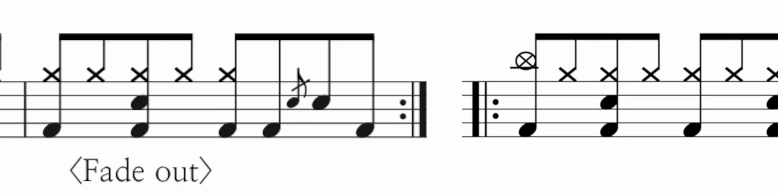
#> input picture backend/tests/fixtures/real_repeat_gpYDVEsuXio_end_repeat.png, 778 x 194 px, given in place of ., which was not available; the run also reads 1 picture not shown here
$ python -i export.py   (imports and definitions only)
#> lines starting #> are read from the running program, lines starting #| are printed output that depends on the picture; after the words box and inside, x2 and y2 are one past the last pixel; in counts of white or black regions, pixels touching at a corner belong together; pictures that were not available may be replaced by others from this repository, and a replacement may not be noted
#> in diagnose_capture_sequence, image is the input picture: shape (194, 778, 3); mean B, G, R 231.4, 231.4, 231.4
### backend/app/pipeline/score_quality.py
"""Conservative score evidence, not optical music recognition.

Missing staff evidence is inconclusive (cropped, faint and one-line percussion
notation exist). Only independent blank/photo evidence may exclude a capture.
All measurements are heuristics, not calibrated probabilities.
"""
from __future__ import annotations

import cv2
import numpy as np


def analyze_score_structure(image: np.ndarray) -> dict:
    h, w = image.shape[:2]
#> h = 194; w = 778
    scale = min(1.0, 1400 / max(1, w), 6000 / max(1, h))
#> scale = 1
    sample = cv2.resize(image, (max(1, round(w * scale)), max(1, round(h * scale))),
                        interpolation=cv2.INTER_AREA) if scale < 1 else image
    gray = cv2.cvtColor(sample, cv2.COLOR_BGR2GRAY)
    # Support light notation on a dark background as well as conventional paper.
    if np.median(gray) < 110:
        gray = 255 - gray
    ink = cv2.adaptiveThreshold(gray, 255, cv2.ADAPTIVE_THRESH_GAUSSIAN_C,
                               cv2.THRESH_BINARY_INV, 31, 7)
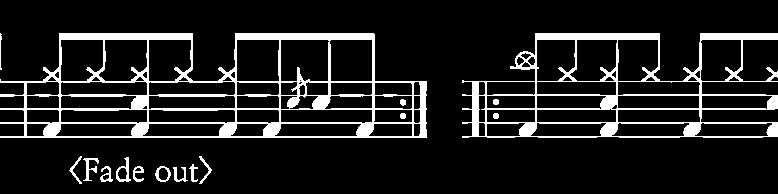
#> ink: shape (194, 778); 12% white; 16 white regions, largest, box (x1, y1, x2, y2) and area: (0, 33, 427, 138) 10024, (462, 33, 778, 138) 6998, (116, 157, 131, 182) 142
    systems, partial, symbols, single_line = _staff_evidence(ink)
    # A small camera tilt should not turn an otherwise clear score into a photo.
    if not systems and min(gray.shape) >= 60:
        lines = cv2.HoughLinesP(ink, 1, np.pi / 180, threshold=40,
                               minLineLength=max(40, gray.shape[1] // 5), maxLineGap=12)
        angles = []
        if lines is not None:
            for x1, y1, x2, y2 in lines[:, 0]:
                angle = np.degrees(np.arctan2(float(y2 - y1), float(x2 - x1)))
                if abs(angle) <= 5:
                    angles.append(angle)
        if len(angles) >= 5:
            tilt = float(np.median(angles))
            if 0.4 < abs(tilt) <= 5:
                gh, gw = gray.shape
                transform = cv2.getRotationMatrix2D((gw / 2, gh / 2), tilt, 1)
                straight = cv2.warpAffine(ink, transform, (gw, gh), flags=cv2.INTER_NEAREST)
                systems, tilted_partial, symbols, tilted_single = _staff_evidence(straight)
                partial = max(partial, tilted_partial)
                single_line = single_line or tilted_single
    return {
        "staff_systems": systems,
        "partial_staff_groups": partial,
        "notation_components": symbols,
        "has_score_structure": bool(systems and symbols >= 2),
        "possible_single_line_notation": bool(single_line),
        "paper_ratio": round(float(np.mean(gray > 190)), 5),
        "texture_ratio": round(float(np.mean(cv2.Canny(gray, 60, 160) > 0)), 5),
    }


def _staff_evidence(ink: np.ndarray) -> tuple[int, int, int, bool]:
    h, w = ink.shape
#> h = 194; w = 778
    if h < 12 or w < 40:
        return 0, 0, 0, False
    horizontal = cv2.morphologyEx(ink, cv2.MORPH_OPEN,
                                 np.ones((1, max(12, w // 18)), np.uint8))
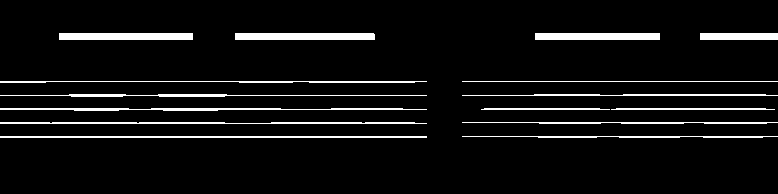
#> horizontal: shape (194, 778); 6.3% white; 15 white regions, largest, box (x1, y1, x2, y2) and area: (235, 33, 375, 40) 979, (59, 33, 193, 40) 938, (535, 33, 660, 40) 875
    remaining = cv2.subtract(ink, cv2.dilate(horizontal, np.ones((3, 1), np.uint8)))
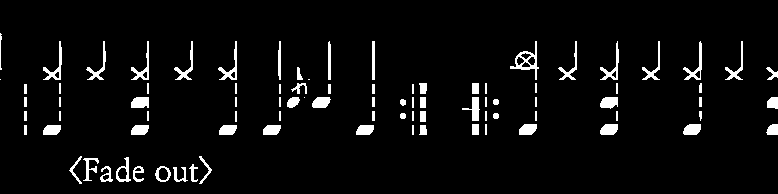
#> remaining: shape (194, 778); 4.9% white; 90 white regions (3 under 20 px), largest, box (x1, y1, x2, y2) and area: (510, 41, 539, 80) 288, (43, 41, 62, 80) 203, (218, 41, 237, 80) 202
    # Reconnect noteheads split in two by staff removal, without restoring rules.
    remaining = cv2.morphologyEx(remaining, cv2.MORPH_CLOSE, np.ones((5, 1), np.uint8))
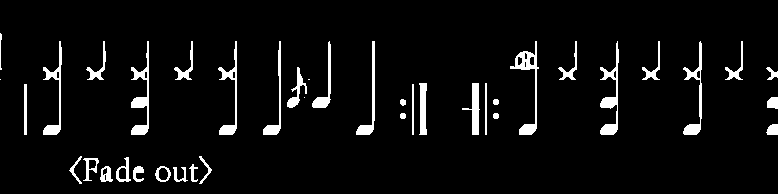
#> remaining: shape (194, 778); 5.3% white; 40 white regions (3 under 20 px), largest, box (x1, y1, x2, y2) and area: (600, 41, 619, 135) 613, (131, 41, 149, 135) 611, (510, 41, 539, 135) 609
    _, _, stats, centroids = cv2.connectedComponentsWithStats(remaining, 8)
#> stats = 41 rows, first 6: [0, 0, 778, 194, 142879], [0, 33, 2, 37, 45], [43, 41, 19, 94, 466], [86, 41, 20, 39, 196], [131, 41, 18, 94, 611], [174, 41, 19, 39, 197]; centroids = 41 pairs, first value 0 to 772.5, second value 49.84 to 174.5
    systems: list[tuple[float, float]] = []
    partials: list[float] = []
    notation: set[int] = set()
    single_line = False
    # Overlapping strips tolerate lyrics, short systems and uneven line lengths.
    for x1, x2 in ((0, w), (0, w // 2), (w // 4, 3 * w // 4), (w // 2, w)):
        density = np.mean(horizontal[:, x1:x2] > 0, axis=1)
        rows = np.flatnonzero(density > 0.42)
        bands = np.split(rows, np.flatnonzero(np.diff(rows) > 1) + 1)
        centers = np.array([float(np.mean(b)) for b in bands if b.size])
        thickness = np.array([len(b) for b in bands if b.size])
        for center, line_thickness in zip(centers, thickness):
            # Short logo/text underlines are weak evidence for one-line notation.
            band = horizontal[max(0, int(center) - 1):min(h, int(center) + 2)]
            row = band[np.argmax(np.sum(band > 0, axis=1))]
            pixels = np.flatnonzero(row)
            runs = np.split(pixels, np.flatnonzero(np.diff(pixels) > 1) + 1)
            if line_thickness > 4 or max((len(run) for run in runs), default=0) < w * 0.5:
                continue
            nearby_symbols = 0
            for idx in range(1, len(stats)):
                _, _, sw, sh, area = stats[idx]
                cx, cy = centroids[idx]
                if (x1 <= cx < x2 and abs(cy - center) <= 24
                        and 3 <= sw <= min(40, w * 0.08) and 4 <= sh <= 50 and area >= 8):
                    nearby_symbols += 1
            if nearby_symbols >= 2:
                single_line = True
        for count in (5, 4, 3):
            for start in range(len(centers) - count + 1):
                group = centers[start:start + count]
                gaps = np.diff(group)
                spacing = float(np.median(gaps))
                tolerance = max(1.0, spacing * 0.22)
                if not 3 <= spacing <= 48 or np.max(np.abs(gaps - spacing)) > tolerance:
                    continue
                if np.max(thickness[start:start + count]) > max(3, spacing * 0.45):
                    continue
                if count != 5:
                    partials.append(float(group[0]))
                    continue
                # An uninterrupted run of six or more rules is not a five-line staff.
                before = start > 0 and abs(group[0] - centers[start - 1] - spacing) <= tolerance
                after = start + 5 < len(centers) and abs(centers[start + 5] - group[-1] - spacing) <= tolerance
                if before or after:
                    continue
                if not any(abs(group[0] - top) < spacing for top, _ in systems):
                    systems.append((float(group[0]), spacing))
                for idx in range(1, len(stats)):
                    sx, sy, sw, sh, area = stats[idx]
                    cx, cy = centroids[idx]
                    if (x1 <= cx < x2 and group[0] - 2 * spacing <= cy <= group[-1] + 2 * spacing
                            and max(2, spacing * 0.25) <= sw <= spacing * 5
                            and spacing * 0.45 <= sh <= spacing * 7
                            and area >= max(3, spacing * 0.7)):
                        notation.add(idx)
#> this loop made 4 passes
#> (centers, thickness) on passes 1 to 4: ([36, 81, 94.5, 108.5, 122.5, 136.5], [7, 1, 2, 2, 2, 2]), ([36, 81.5, 95, 108.5, 122.5, 136.5], [7, 2, 1, 2, 2, 2]), ([36, 81, 95, 108.5, 122.5, 136.5], [7, 1, 1, 2, 2, 2]), ([36, 81, 94.5, 108.5, 122.5, 136.5], [7, 1, 2, 2, 2, 2])
#> after the loop, notation = 21 items; partials = [81, 94.5, 81, 94.5, 108.5, 81.5, 95, 81.5, 95, 108.5, 81, 95, 81, 95, 108.5, 81, 94.5, 81, 94.5, 108.5]; systems = [(81, 14)]
    return len(systems), len(partials), len(notation), single_line

### backend/app/pipeline/process_control.py
"""Bounded subprocess output and cooperative cancellation for capture workers."""
from __future__ import annotations

import subprocess
import time
from collections import deque
from contextlib import contextmanager
from contextvars import ContextVar
from queue import Empty, SimpleQueue
from threading import Event, Thread
from typing import Callable, Optional


class OperationCancelled(Exception):
    pass


_cancel_event: ContextVar[Event | None] = ContextVar("capture_cancel_event", default=None)


# [8 lines left out: function operation_scope, not called in this run]


def checkpoint() -> None:
    event = _cancel_event.get()
    if event is not None and event.is_set():
        raise OperationCancelled("capture cancelled")


_progress_callback: ContextVar[Callable[[str, Optional[float]], None] | None] = ContextVar("operation_progress", default=None)


# [81 lines left out: functions progress_scope, report_progress, run_capture_process, not called in this run]

### backend/app/pipeline/export.py
from __future__ import annotations

import os
from pathlib import Path
from typing import Dict, List, Optional, Sequence

import cv2

from app.pipeline.process_control import checkpoint, report_progress
import numpy as np
from PIL import Image, ImageDraw, ImageFont

from app.pipeline.score_quality import analyze_score_structure

PDF_IMAGE_MAX_EDGE = 3600
PDF_JPEG_QUALITY = 86
PDF_RESOLUTION = 300.0
SCORE_HEADER_BACKGROUND = (255, 255, 255)
SCORE_HEADER_TEXT = (26, 23, 18)
SCORE_HEADER_MUTED = (88, 83, 72)


# [88 lines left out: functions _normalize_formats, _resolve_score_header_font, _resolve_score_header_title_font, _iter_score_header_font_paths, _iter_score_header_title_font_paths, _truncate_text_to_width and 1 more, not called in this run]


def _diagnose_page_image(image, page_index: int) -> Dict[str, object]:
    structure = analyze_score_structure(image)
#> in analyze_score_structure, `systems, partial, symbols, single_line = _staff_evidence(ink)`: systems = 1; partial = 20; symbols = 21; single_line = True
#> structure = {'staff_systems': 1, 'partial_staff_groups': 20, 'notation_components': 21, 'has_score_structure': True, 'possible_single_line_notation': True, 'paper_ratio': 0.888, 'texture_ratio': 0.0805}
    has_score = structure["has_score_structure"]
#> has_score = True
    possible_staff = (structure["staff_systems"] > 0 or structure["partial_staff_groups"] > 0
                      or structure["possible_single_line_notation"])
#> possible_staff = True
    gray = cv2.cvtColor(image, cv2.COLOR_BGR2GRAY)
    inv = cv2.adaptiveThreshold(
        gray,
        255,
        cv2.ADAPTIVE_THRESH_GAUSSIAN_C,
        cv2.THRESH_BINARY_INV,
        31,
        7,
    )
    h, w = gray.shape[:2]
#> h = 194; w = 778
    row_density = (inv > 0).sum(axis=1).astype("float32") / float(max(1, w))
#> row_density = 194 values, max 0.955 at index 81, min 0 at index 0, mean 0.12
    col_density = (inv > 0).sum(axis=0).astype("float32") / float(max(1, h))
#> col_density = 778 values, max 0.521 at index 59, min 0 at index 427, mean 0.12
    top_band = row_density[: max(1, min(48, h))]
#> top_band = 48 values, max 0.616 at index 34, min 0 at index 0, mean 0.0963
    bottom_band = row_density[max(0, h - min(48, h)) :]
#> bottom_band = 48 values, max 0.099 at index 34, min 0 at index 0, mean 0.0245
    top_score = float(np.mean(top_band)) if top_band.size > 0 else 0.0
#> top_score = 0.0963
    bottom_score = float(np.mean(bottom_band)) if bottom_band.size > 0 else 0.0
#> bottom_score = 0.0245
    ink_ratio = float(np.mean(inv > 0)) if inv.size > 0 else 0.0
#> ink_ratio = 0.12
    active_rows = np.where(row_density > 0.003)[0]
#> active_rows = 133 values from 33 to 183
    active_cols = np.where(col_density > 0.003)[0]
#> active_cols = 743 values from 0 to 777
    if active_rows.size > 0:
        content_height_ratio = float((int(active_rows[-1]) - int(active_rows[0]) + 1) / max(1, h))
#> content_height_ratio = 0.778
    else:
        content_height_ratio = 0.0
    if active_cols.size > 0:
        content_width_ratio = float((int(active_cols[-1]) - int(active_cols[0]) + 1) / max(1, w))
#> content_width_ratio = 1
    else:
        content_width_ratio = 0.0
    hsv = cv2.cvtColor(image, cv2.COLOR_BGR2HSV)
#> hsv: shape (194, 778, 3); mean H, S, V 0, 0, 231.4
    saturation = hsv[:, :, 1]
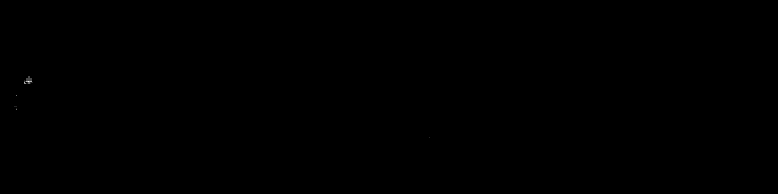
#> saturation: shape (194, 778); min 0, max 7, mean 0.000822; drawn with min black and max white
    value = hsv[:, :, 2]
    color_mask = np.logical_and.reduce((saturation > 48, value > 32, value < 248))
#> color_mask: shape (194, 778) bool; every value is 0
    color_content_ratio = float(np.mean(color_mask)) if color_mask.size > 0 else 0.0
#> color_content_ratio = 0

    warnings: List[str] = []
    diagnostic_codes: List[str] = []
    suspicious = False
    if top_score > 0.020:
        suspicious = True
        diagnostic_codes.append("top_edge_content")
        warnings.append("페이지 상단에 내용이 너무 붙어 있어 이전 페이지에서 잘렸을 수 있습니다.")
    if bottom_score > 0.020:
        suspicious = True
        diagnostic_codes.append("bottom_edge_content")
        warnings.append("페이지 하단에 내용이 너무 붙어 있어 다음 페이지로 잘렸을 수 있습니다.")
    if not possible_staff and (ink_ratio < 0.0035 or (content_height_ratio < 0.055 and content_width_ratio < 0.45)):
        suspicious = True
        diagnostic_codes.append("mostly_blank_page")
        warnings.append("페이지에 악보 내용이 거의 없어 출력에서 제외하는 편이 안전합니다.")
    elif not has_score and content_height_ratio < 0.24:
        suspicious = True
        diagnostic_codes.append("sparse_score_page")
        warnings.append("페이지에 악보 내용이 적어 앞뒤 페이지와 함께 확인해야 합니다.")
    photo_like = color_content_ratio > 0.085 or (structure["paper_ratio"] < 0.55 and structure["texture_ratio"] > 0.12)
#> photo_like = False
    if not possible_staff and photo_like:
        suspicious = True
        diagnostic_codes.append("video_frame_content")
        warnings.append("악보가 아닌 영상 화면이 함께 들어간 것으로 보입니다. ROI를 다시 잡는 편이 안전합니다.")
    elif has_score and photo_like and structure["paper_ratio"] < 0.82:
        suspicious = True
        diagnostic_codes.append("mixed_visual_content")
        warnings.append("악보 구조와 배경 영상 또는 넓은 색상 영역이 함께 보입니다. 악보는 포함하고 영역 확인을 권장합니다.")

    should_exclude = any(code in diagnostic_codes for code in ("mostly_blank_page", "video_frame_content"))
    classification = "score" if has_score else "non_score" if should_exclude else "uncertain"
#> classification = 'score'
    if classification == "uncertain":
        suspicious = True
        diagnostic_codes.append("score_structure_uncertain")
        warnings.append("오선과 음표 구조를 확실히 확인하지 못했습니다. 악보가 빠지지 않도록 포함했습니다.")

    return {
        "page_index": int(page_index),
        "suspicious": bool(suspicious),
        "warning_reasons": warnings,
        "diagnostic_codes": diagnostic_codes,
        "top_edge_density": round(top_score, 5),
        "bottom_edge_density": round(bottom_score, 5),
        "ink_ratio": round(ink_ratio, 5),
        "content_height_ratio": round(content_height_ratio, 5),
        "content_width_ratio": round(content_width_ratio, 5),
        "color_content_ratio": round(color_content_ratio, 5),
        "score_classification": classification,
        "score_evidence": structure,
        "classification_method": "staff_geometry_v1",
        "recommended_action": "exclude" if should_exclude else "review" if suspicious else "keep",
    }


def diagnose_capture_sequence(frame_paths: Sequence[Path]) -> Dict[str, Dict[str, object]]:
    """Diagnose original captures; adjacent matching scores can rescue faint staffs.

    Neighbours only strengthen positive evidence. They never cause exclusion, and
    only the immediate candidates on BOTH sides may support a weak capture.
    """
    diagnostics = {}
    thumbnails = {}
    for index, path in enumerate(frame_paths):
        checkpoint()
        image = cv2.imread(str(path))
        if image is None:
            continue
        key = str(path)
        diagnostics[key] = _diagnose_page_image(image, index + 1)
        gray = cv2.cvtColor(image, cv2.COLOR_BGR2GRAY)
        small = cv2.resize(gray, (128, 64), interpolation=cv2.INTER_AREA).astype(np.float32)
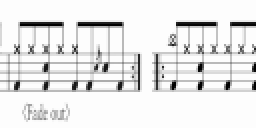
#> small: shape (64, 128) float32 (shown 2 times larger); min 0, max 254, mean 231.4
        thumbnails[key] = (small - float(small.mean())) / max(12.0, float(small.std()))
    original_classes = {key: item["score_classification"] for key, item in diagnostics.items()}
#> original_classes = {'.': 'score'}
    for index in range(1, len(frame_paths) - 1):
        key = str(frame_paths[index])
        item = diagnostics.get(key)
        if not item or original_classes[key] != "uncertain":
            continue
        evidence = item["score_evidence"]
        if not evidence["staff_systems"] and not evidence["partial_staff_groups"]:
            continue
        neighbors = [str(frame_paths[index - 1]), str(frame_paths[index + 1])]
        if not all(original_classes.get(neighbor) == "score" for neighbor in neighbors):
            continue
        if not all(float(np.mean(np.abs(thumbnails[key] - thumbnails[neighbor]))) < 0.22 for neighbor in neighbors):
            continue
        item["score_classification"] = "score"
        evidence["neighbor_supported"] = True
        # Keep edge/cropping warnings, but resolve the uncertain-structure warning.
        pairs = [(code, warning) for code, warning in zip(item["diagnostic_codes"], item["warning_reasons"])
                 if code not in {"score_structure_uncertain", "sparse_score_page"}]
        item["diagnostic_codes"] = [code for code, _ in pairs]
        item["warning_reasons"] = [warning for _, warning in pairs]
        item["suspicious"] = bool(pairs)
        item["recommended_action"] = "review" if pairs else "keep"
    return diagnostics


COMPOSED_JPEG_QUALITY = 92
COMPOSED_PREVIEW_WIDTH = 1240


# [113 lines left out: functions _write_composed_pdf, export_composed_pages, not called in this run]


class ExportVerificationError(RuntimeError):
    """A composed export that may not be published as done (STRATEGY Step 2A "no done without a valid
    placement plan and a non-empty PDF"). ``code`` is the job/task error code; the message starts
    with it (``CODE: detail``) so a background task reports the same code."""

    # [5 lines left out: function __init__, not called in this run]


_PDF_PAGE_RE = None


# [71 lines left out: functions pdf_page_count, verify_composed_export, not called in this run]

>>> result = diagnose_capture_sequence('../../tests/fixtures/real_repeat_gpYDVEsuXio_end_repeat.png')
#> result = 1 item
